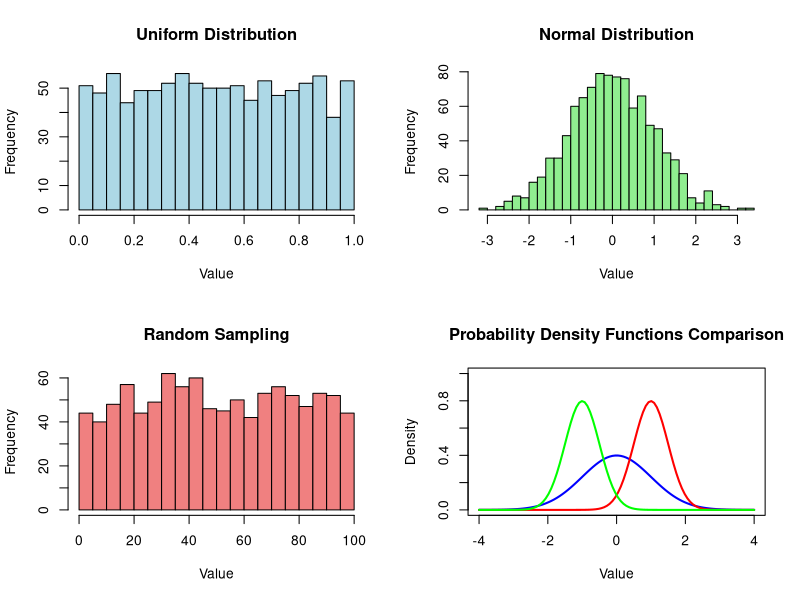
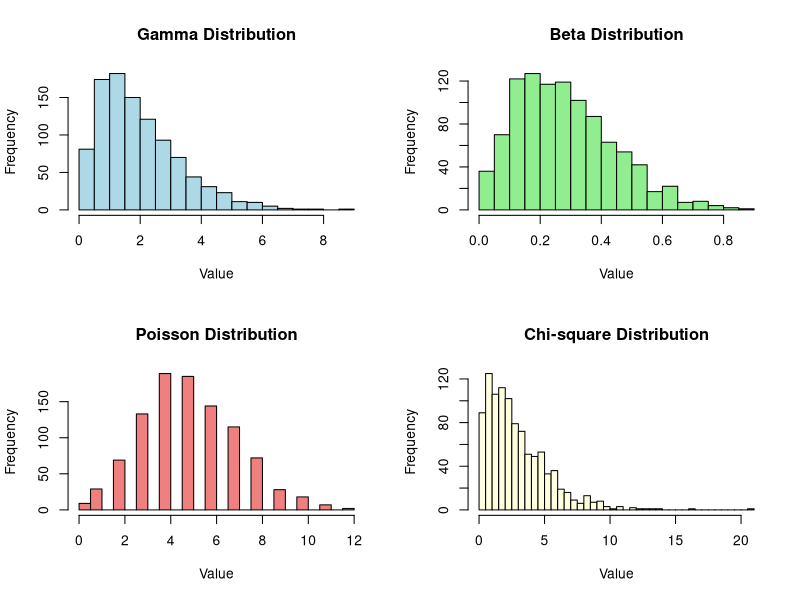

These charts were generated, in order, by the following R code:
## ---- chunk 1
# Generate 5 random numbers between 0 and 1
runif(5)
## ---- chunk 2
# Generate 10 random numbers between 10 and 20
runif(10, min = 10, max = 20)
## ---- chunk 3
# Generate 5 random numbers from a normal distribution with mean 0 and sd 1
rnorm(5)
## ---- chunk 4
# Generate 10 random numbers with mean 100 and sd 20
rnorm(10, mean = 100, sd = 20)
## ---- chunk 5
# Generate 5 random integers between 1 and 100
sample(1:100, 5)

# Sample with replacement (allowing repeated values)
sample(1:10, 15, replace = TRUE)
## ---- chunk 6
# Set a seed for reproducibility
set.seed(123)
# Generate random numbers
runif(5)

# Run again with the same seed for the same results
set.seed(123)
runif(5)
## ---- chunk 7
par(mfrow = c(2, 2))
# Uniform Distribution
hist(runif(1000, min = 0, max = 1), breaks = 30, 
     main = "Uniform Distribution", xlab = "Value", col = "lightblue")

# Normal Distribution
hist(rnorm(1000, mean = 0, sd = 1), breaks = 30, 
     main = "Normal Distribution", xlab = "Value", col = "lightgreen")

# Random Sampling
hist(sample(1:100, 1000, replace = TRUE), breaks = 30, 
     main = "Random Sampling", xlab = "Value", col = "lightcoral")

# Probability Density Functions Comparison
x <- seq(-4, 4, length.out = 100)
plot(x, dnorm(x), type = "l", col = "blue", lwd = 2, ylim = c(0, 1), 
     main = "Probability Density Functions Comparison", xlab = "Value",
     ylab = "Density")
lines(x, dnorm(x, mean = 1, sd = 0.5), col = "red", lwd = 2)
lines(x, dnorm(x, mean = -1, sd = 0.5), col = "green", lwd = 2)

par(mfrow = c(1, 1))
## ---- chunk 8
# Generate 10 random numbers from a binomial distribution 
# with 20 trials and probability 0.5
rbinom(10, size = 20, prob = 0.5)
## ---- chunk 9
# Generate 10 random numbers from a Poisson distribution with lambda = 5
rpois(10, lambda = 5)
## ---- chunk 10
# Gamma distribution
rgamma(5, shape = 2, scale = 1)

# Beta distribution
rbeta(5, shape1 = 2, shape2 = 5)

# Chi-squared distribution
rchisq(5, df = 3)
## ---- chunk 11
par(mfrow = c(2, 2))

# Gamma Distribution
hist(rgamma(1000, shape = 2, scale = 1), breaks = 30, 
     main = "Gamma Distribution", xlab = "Value", col = "lightblue")

# Beta Distribution
hist(rbeta(1000, shape1 = 2, shape2 = 5), breaks = 30, 
     main = "Beta Distribution", xlab = "Value", col = "lightgreen")

# Poisson Distribution
hist(rpois(1000, lambda = 5), breaks = 30, 
     main = "Poisson Distribution", xlab = "Value", col = "lightcoral")

# Chi-square Distribution
hist(rchisq(1000, df = 3), breaks = 30, 
     main = "Chi-square Distribution", xlab = "Value", col = "lightyellow")
par(mfrow = c(1, 1))
## ---- chunk 12
# Set seed for reproducibility
set.seed(123)

# Generate 1000 random numbers from normal distribution
random_numbers <- rnorm(1000, mean = 50, sd = 10)

# Calculate mean and standard deviation
mean(random_numbers)  # Should be close to 50
sd(random_numbers)    # Should be close to 10
